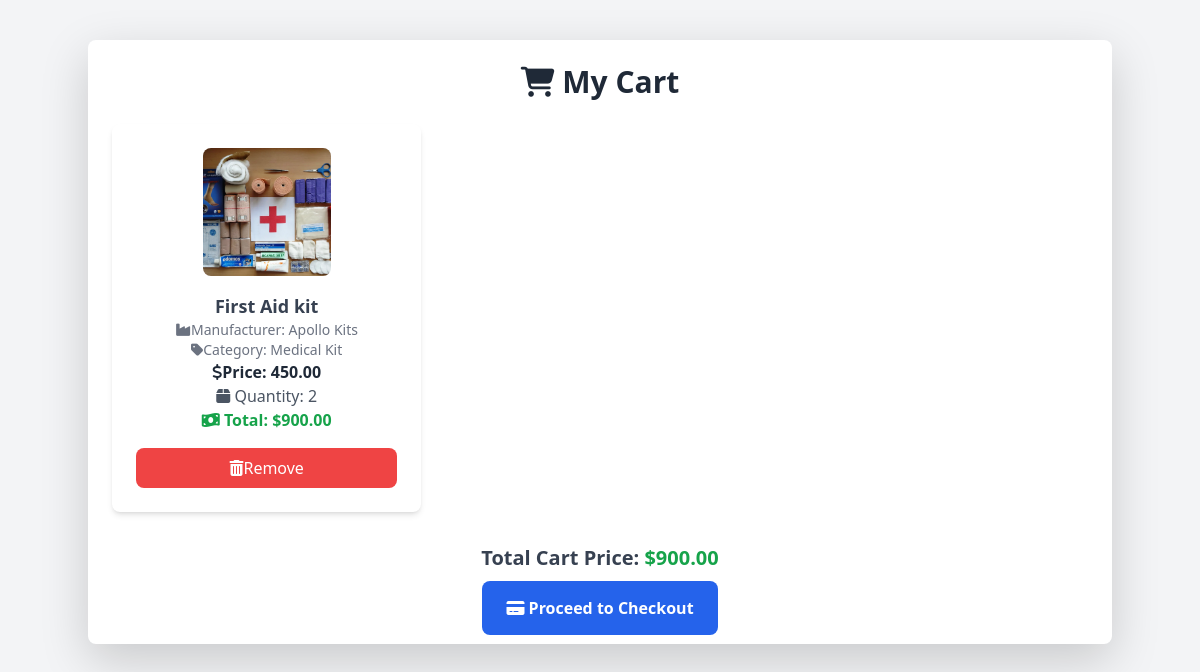
The page /my_cart/ (signed in) on the database its author committed.
### fapk/models.py (models this page shows)
class Cart(models.Model):
    products=models.ForeignKey(product,on_delete=models.CASCADE)
    user=models.ForeignKey(usereg,on_delete=models.CASCADE)
    quantity=models.PositiveIntegerField(default=1)
    total=models.DecimalField(max_digits=10, decimal_places=2,null=True,blank=True)

class product(models.Model):
    productname=models.CharField(max_length=50)
    manufacturer=models.CharField(max_length=50)
    category=models.CharField(max_length=50)
    description=models.CharField(max_length=200)
    price = models.DecimalField(max_digits=10, decimal_places=2)
    stock=models.IntegerField()
    image=models.ImageField(upload_to='productimage/',blank=True,null=True)
    sellername=models.CharField(max_length=50)
    sellercontact=models.IntegerField()
    sellermail=models.CharField(max_length=100)

### fapk/views.py (the view)
# urls.py: path('my_cart/',views.my_cart,name='my_cart'),
def my_cart(request):
    if 'email' in request.session:
        semail = request.session['email']
        user = usereg.objects.get(email=semail)  # Get the user from session email
        cart = Cart.objects.filter(user=user)  # Get the cart items for the logged-in user
        total_cart_price = sum(item.total for item in cart)
        return render(request, 'my_cart.html', {'cart': cart, 'total_cart_price': total_cart_price})
    else:
        alert = "<script> alert('Login Required.'); window.location.href='/home/'; </script>"
        return HttpResponse(alert)

### fapk/templates/my_cart.html (shortened to what this page needs)
<!DOCTYPE html>
<html lang="en">
<head>
    <script src="https://cdn.tailwindcss.com"></script>
    <link href="https://cdn.jsdelivr.net/npm/bootstrap@5.3.0/dist/css/bootstrap.min.css" rel="stylesheet">
    <link rel="stylesheet" href="https://cdnjs.cloudflare.com/ajax/libs/font-awesome/6.5.1/css/all.min.css">
</head>
<body class="bg-gray-100">
    <div class="container mx-auto mt-10 p-6 bg-white rounded-lg shadow-lg">
        <h1 class="text-3xl font-bold text-gray-800 text-center mb-6"><i class="fas fa-shopping-cart"></i> My Cart</h1>
        {% if cart %}
            <div class="grid grid-cols-1 md:grid-cols-2 lg:grid-cols-3 gap-6">
                {% for item in cart %}
                    <div class="bg-white rounded-lg shadow-md p-4 flex flex-col items-center">
                        <img src="{{ item.products.image.url }}" alt="{{ item.products.productname }}" class="w-32 h-32 object-cover rounded-lg mb-3">
                        <h3 class="text-lg font-semibold text-gray-700">{{ item.products.productname }}</h3>
                        <p class="text-gray-500 text-sm"><i class="fas fa-industry"></i>Manufacturer: {{ item.products.manufacturer }}</p>
                        <p class="text-gray-500 text-sm"><i class="fas fa-tag"></i>Category: {{ item.products.category }}</p>
                        <p class="text-gray-800 font-semibold"><i class="fas fa-dollar-sign"></i>Price: {{ item.products.price }}</p>
                        <p class="text-gray-600"><i class="fas fa-box"></i> Quantity: {{ item.quantity }}</p>
                        <p class="text-green-600 font-bold"><i class="fas fa-money-bill-wave"></i> Total: ${{ item.total }}</p>
                        <a href="{% url 'delete_cart' item.id %}"
   class="mt-3 w-full bg-red-500 text-white py-2 rounded-lg hover:bg-red-600 transition flex items-center justify-center">
    <i class="fas fa-trash-alt"></i> Remove
</a>
                    </div>
                {% endfor %}
            </div>
            <div class="text-center mt-8">
                <h3 class="text-xl font-semibold text-gray-700">Total Cart Price: <span class="text-green-600">${{ total_cart_price }}</span></h3><br>
                <a href="{% url 'checkout' %}" class="mt-4 px-6 py-3 bg-blue-600 text-white font-bold rounded-lg hover:bg-blue-700 transition">
                    <i class="fas fa-credit-card"></i> Proceed to Checkout
                </a>
            </div>
        {% else %}
            <p class="text-gray-600 text-lg text-center">Your cart is empty.</p>
        {% endif %}
    </div>
</body>
</html>

### rows shown on the page
Cart: products.image (picture), products.productname "First Aid kit", products.manufacturer "Apollo Kits", products.category "Medical Kit", products.price "450.00", quantity "2", total "900.00"

### other values the page prints
{{ total_cart_price }} "900.00"
